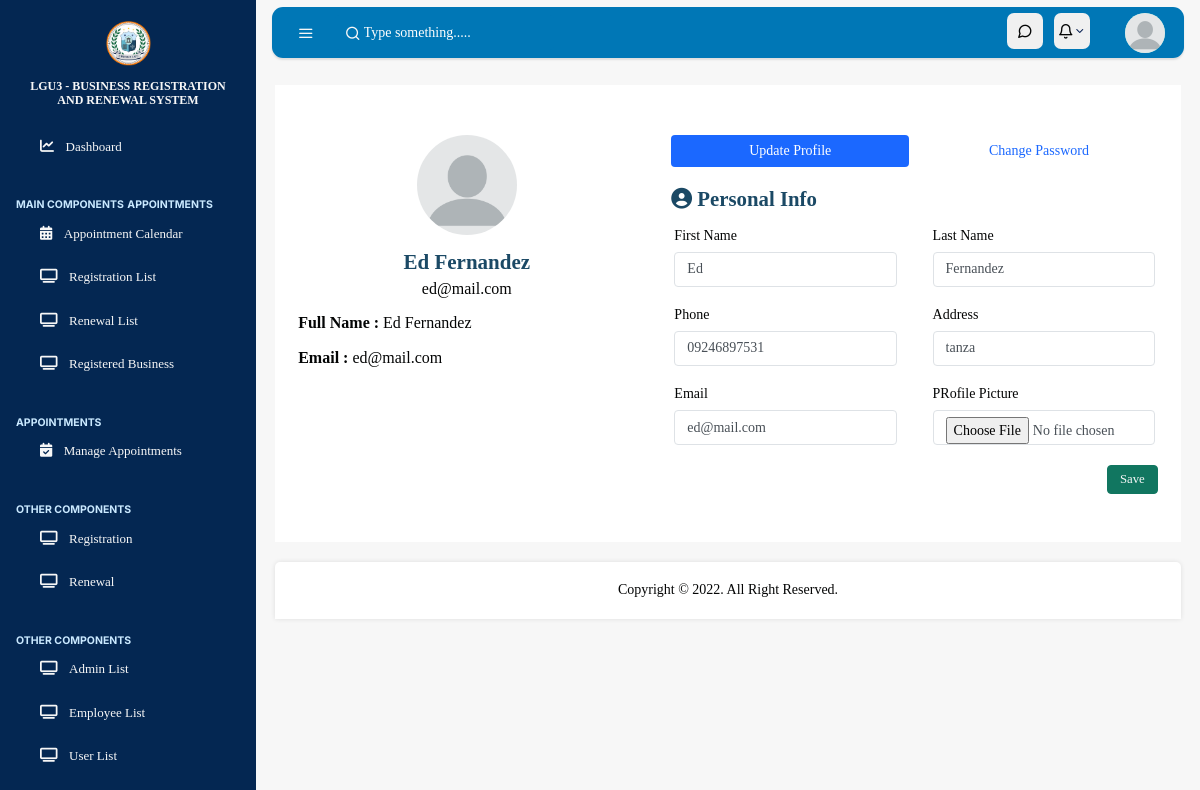
The app's page /admin/profile.php (signed in) with its own data.
### tables this page shows
CREATE TABLE `users` (
  `id` int(10) NOT NULL,
  `fname` varchar(255) NOT NULL,
  `lname` varchar(255) NOT NULL,
  `email` varchar(255) NOT NULL,
  `phone` varchar(255) NOT NULL,
  `address` varchar(255) NOT NULL,
  `password` varchar(255) NOT NULL,
  `role_as` tinyint(4) NOT NULL DEFAULT 0,
  `status` tinyint(4) DEFAULT 0,
  `image` varchar(255) NOT NULL,
  `created_at` timestamp NOT NULL DEFAULT current_timestamp()
);

### admin/profile.php (the view, shortened to what this page needs)
<?php
include('../admin/assets/inc/header.php');
include('../admin/assets/config/dbconn.php');
$user_id = $_SESSION['user_id'];
$select = mysqli_query($conn, "SELECT * FROM users WHERE id = '$user_id'") or die(mysqli_error($conn));
$fetch = mysqli_fetch_assoc($select);
?>
<div class="table-container-form">
    <div class="table-container table-form">
        <div class="table-body">
            <table id="myTable">
                <tbody>
                    <form action="profile.php" method="post" enctype="multipart/form-data">
                        <div class="row" style="margin-top: 30px;">
                            <div class="col-md-5">
                                <div class="mb-3">
                                    <div class="card-box text-center">
                                        <?php
                                        if ($fetch && !empty($fetch['image'])) {
                                            echo '<img src="assets/image/' . $fetch['image'] . '" style="height: 100px; width: 100px; border-radius: 50%; object-fit: cover;">';
                                        } else {
                                            echo '<img src="assets/image/profile.png" style="height: 100px; width: 100px; border-radius: 50%; object-fit: cover;">';
                                        }
                                        ?>
                                        <h4 class="mb-0" style="margin-top: 15px"><?php echo $fetch ? $fetch['fname'] : ''  ; ?> <?php echo $fetch ? $fetch['lname'] : ''  ; ?></h4>
                                        <p class="text-muted"style="margin-top: 5px"><?php echo $fetch ? $fetch['email'] : ''; ?></p>
                                        <div class="text-left mt-3" style="margin-bottom: 20px;">
                                            <p class="text-muted"><strong>Full Name :</strong> <?php echo $fetch ? $fetch['fname'] . ' ' . $fetch['lname'] : 'N/A'; ?></p>
                                            <p class="text-muted"><strong>Email :</strong> <?php echo $fetch ? $fetch['email'] : 'N/A'; ?></p>
                                        </div>
                                    </div>
                                </div>
                            </div>
                            <div class="col-md-7">
                                <div class="mb-3">
                                    <div class="card-box">
                                        <ul class="nav nav-pills navtab-bg nav-justified" style="margin-bottom: 20px;">
                                            <li class="nav-item">
                                                <a href="#aboutme" data-toggle="tab" class="nav-link active">Update Profile</a>
                                            </li>
                                            <li class="nav-item">
                                                <a href="#settings" data-toggle="tab" class="nav-link">Change Password</a>
                                            </li>
                                        </ul>
                                        <div class="tab-content">
                                            <div class="tab-pane show active" id="aboutme">
                                                <h5 class="mb-4"><i class="fa-solid fa-circle-user"></i> Personal Info</h5>
                                                <div class="row" style="margin-bottom: 20px;">
                                                    <div class="col-md-6">
                                                        <label>First Name</label>
                                                        <input type="text" name="update_fname" value="<?php echo $fetch ? $fetch['fname'] : ''; ?>" class="form-control">
                                                    </div>
                                                    <div class="col-md-6">
                                                        <label>Last Name</label>
                                                        <input type="text" name="update_lname" value="<?php echo $fetch ? $fetch['lname'] : ''; ?>" class="form-control">
                                                    </div>
                                                </div>
                                                <div class="row" style="margin-bottom: 20px;">
                                                    <div class="col-md-6">
                                                        <label>Phone</label>
                                                        <input type="text" name="update_phone" value="<?php echo $fetch ? $fetch['phone'] : ''; ?>" class="form-control">
                                                    </div>
                                                    <div class="col-md-6">
                                                        <label>Address</label>
                                                        <input type="text" name="update_address" value="<?php echo $fetch ? $fetch['address'] : ''; ?>" class="form-control">
                                                    </div>
                                                </div>
                                                <div class="row" style="margin-bottom: 20px;">
                                                    <div class="col-md-6">
                                                        <label>Email</label>
                                                        <input type="email" name="update_email" value="<?php echo $fetch ? $fetch['email'] : ''; ?>" class="form-control">
                                                    </div>
                                                    <div class="col-md-6">
                                                        <label>PRofile Picture</label>
                                                        <input type="file" name="update_image" accept="image/jpg, image/jpeg, image/png" class="form-control">
                                                    </div>
                                                </div>
                                                <div class="text-right">
                                                    <button type="submit" name="update_profile" class="btn btn-success">Save</button>
                                                </div>
                                            </div>
                                        </div>
                                    </div>
                                </div>
                            </div>
                        </div>
                    </form>
                </tbody>
            </table>
        </div>
    </div>
</div>
<?php
include('../admin/assets/inc/footer.php');
?>

### records on screen
users: fname "Ed", lname "Fernandez", email "ed@mail.com", update_fname "Ed", update_lname "Fernandez", update_phone "09246897531", update_address "tanza", update_email "ed@mail.com"
